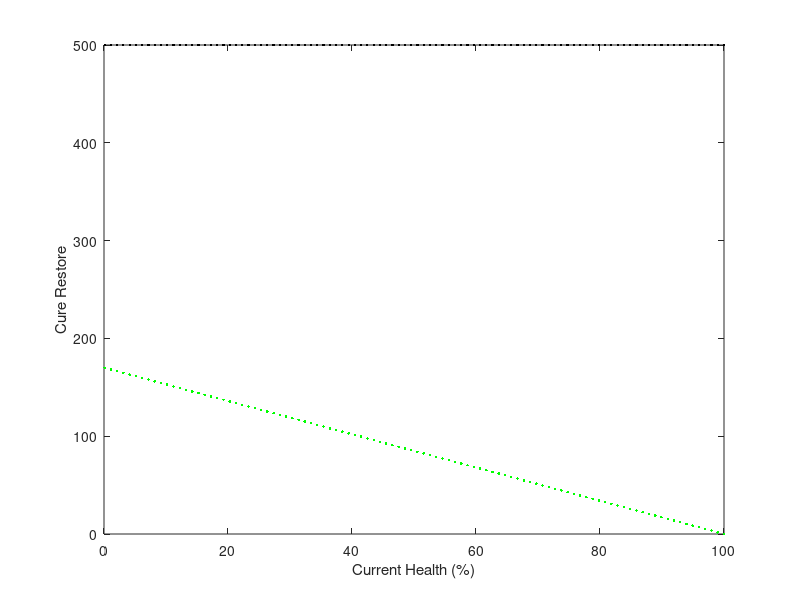

This chart was generated by the following MATLAB code: (Note: this script raises an error after producing the figure.)




heathArr = linspace(1000, 10000, 10); 
for i = 1:10

    maxhealth = heathArr(i); 
    magic = 2000; 
    health = linspace(1, maxhealth, 100);
    %Cure 
    % 300 / 3000 HP: (3000 - 300) * 0.15 + (3000 - 300) * 2000 / 100000 = 459 HP
    
    cure = magic*.2 +100 + (health*0); 
    %Curasa 
    %3000 / 30000 HP: (30000 - 3000) * 0.15 + (30000 - 3000) * 2000 / 100000 = 4,590 HP
    curasa  = (maxhealth - health) *0.15 +  (maxhealth - health)*  (magic / 100000 )  ;
    
    
    percentHealth = (health./ maxhealth) .*100; 
    plot( percentHealth, cure, 'k.')
    hold on
    plot(  percentHealth, curasa, 'g.')
    
    xlabel( "Current Health (%)" )
    ylabel( "Cure Restore"   )
    titleArr = join([ "Total Health =", num2str(maxhealth)  ]);
    title(titleArr)
    
    pause(.5)

end 




%%

% Generate random coefficients for a 4th order polynomial equation
a = randn(); % Coefficient for x^4
b = randn(); % Coefficient for x^3
c = randn(); % Coefficient for x^2
d = randn(); % Coefficient for x
e = randn(); % Constant term

% Define the x range
x = linspace(-10, 10, 1000); % 1000 points from -10 to 10

% Calculate the y values using the polynomial equation
y = a*x.^4 + b*x.^3 + c*x.^2 + d*x + e;

% Plot the polynomial curve
figure;
plot(x, y);
title('Random 4th Order Polynomial');
xlabel('x');
ylabel('y');
grid on;
    
